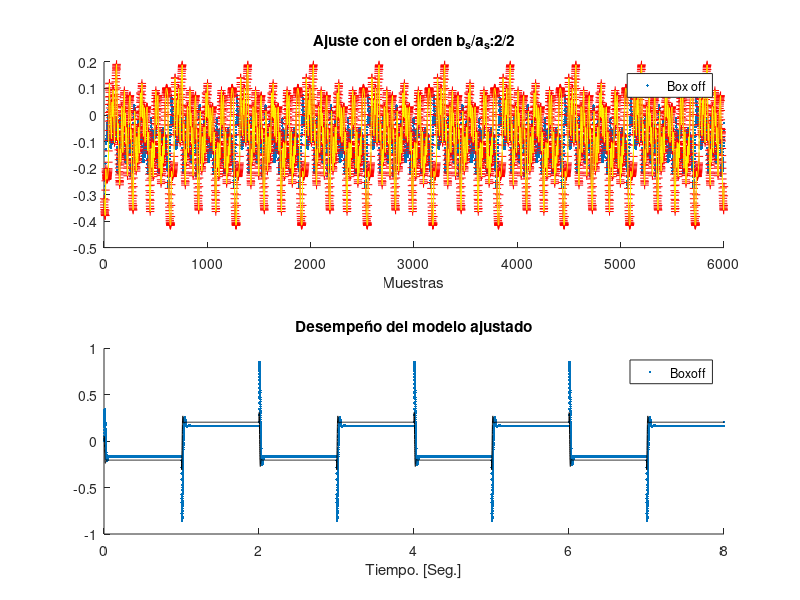
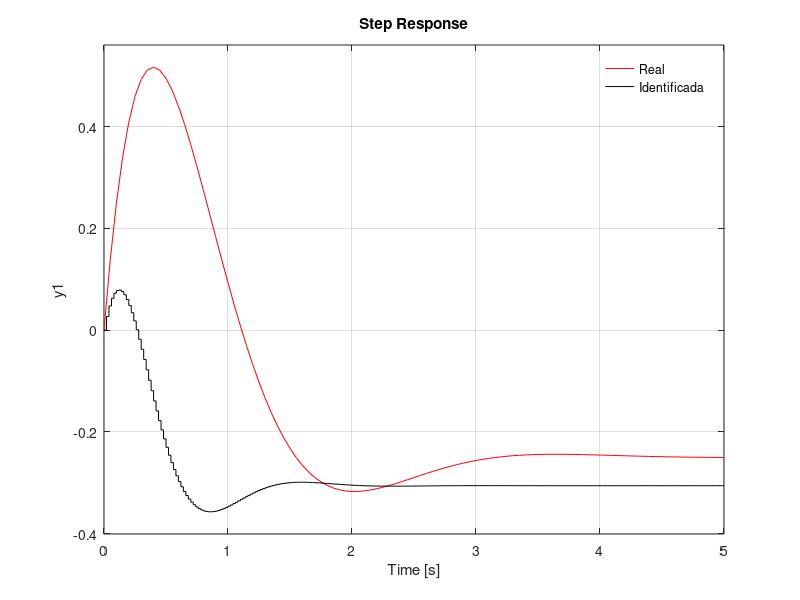
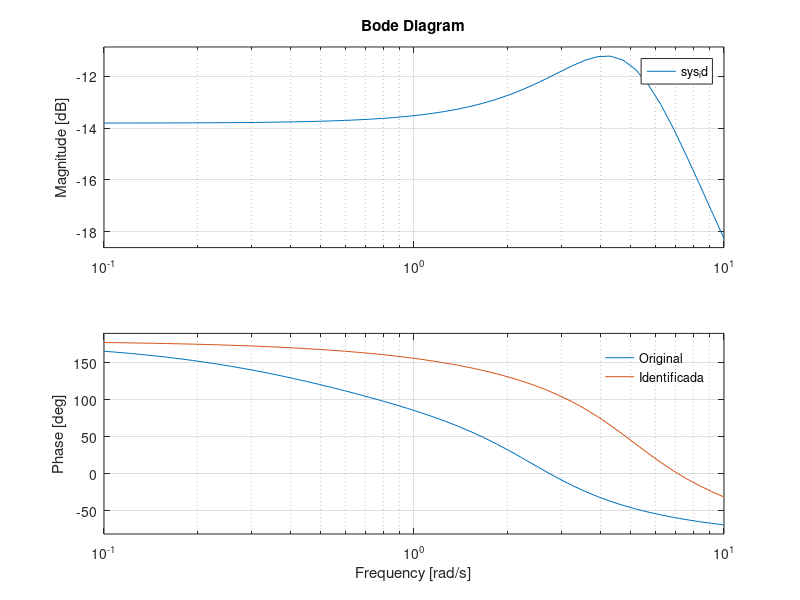

These figures' MATLAB source, in order:
% TP5: Dadas las siguientes funciones de transferencia dato, implementar un algoritmo que
% permita obtener sus parámetros estimados a partir de señales de entrada y salida.
% Se pide:
% Emplear como entrada una señal PRBS 7.
% Generar la respuesta al escalón de cada función de transferencia y su correspondiente
% versión identificada.
% Generar la respuesta en frecuencia Bode para cada caso
clc;close all;clear all;

% Parámetros
% orden_a=3; % Orden del denominador
% orden_b=3; % Orden del numerador + 1
% Med=6000;

% Funciones de transferencia
s = tf('s');
F = (2*s-1)/(s^2+3*s+6); ts=1/50; orden_a=2; orden_b=2; Med=6000;
% F = 16*(45*s+1)/((25*s+1)*(30*s+1)); ts=1/20; orden_a=2; orden_b=2; Med=6000;
% F = 1/(0.16*s+1); ts=1/40; orden_a=1; orden_b=1; Med=6000;
% F = (45*s+1)/((0.16*s+1)*(0.4*s^2+0.64*s+1)); ts=1/20; orden_a=3; orden_b=3; Med=6000;

% Entrada escalón
t=0:ts:20000*ts;

StepAmplitude=1.5;
ue = StepAmplitude * square(2*pi*.2*1.0*t);

% Generación de la señal PRBS 7
m=7;
x=ones(m,1);
N=length(ue);%Puntos de la PRBS para muestrear
el=5;
for k=1:el:N
 n_b=xor(x(7),x(6));
 y(k:k+el-1)=x(7);
 for h=m-1:-1:1
 x(h+1)=x(h);
 end
 x(1)=n_b; %Ingreso el nuevo valor
end
x=[];
x=(2*y(1:N)-1);
ue = y(1:N); % Entrada como PRBS

% Obtención de y(t)
[y_D,t_D]=lsim(F,ue,t);
ys=y_D';

%Cuanto es lo que tarda en iniciar el algoritmo
off_set=orden_a+1+50;
u=zeros(Med,1);
z=zeros(Med,1); % es como otra y, auxiliar
u=ue(1+off_set:length(u)+off_set)';ui=u;
z=ys(1+off_set:length(z)+off_set)';zi=z;
for jj=orden_a+1:Med
vec_a=fliplr([ u(jj-orden_b:jj-1); -z(jj-orden_a:jj-1)]');
H(jj-orden_a,:)=vec_a; % Ec 5-8
end
[aa bb ]=size(H);
Z=(z(orden_a+1:end));
in_1=H';
in_2=in_1*H;
in_3=inv(in_2);
in_4=in_3*in_1;
c=in_4*Z; % Ec 5-17, c es el tita que contiene a los a y b

% Evaluación 
abs(roots([1; c(1:orden_a)]))
zo=z;
z=zeros(Med,1);u=ui;
z=zi(1:orden_a);
u=ue(1+off_set:off_set+Med)';
for k=orden_a+1:length(u)
zt=-flip(z(k-orden_a:k-1));
ut=flip(u(k-orden_b:k-1));
z(k)=c'*[zt;ut]; %Ec 125
end
dend=[1; c(1:orden_a)]';numd=[c(orden_a+1:end)]';
sys_id=tf(numd,dend,ts,'Variable','z^-1');
ue=sign(sin(2*pi*.010*t));
[y_sal,t_sal]=lsim(sys_id,ue,t,[0,0]);
[y_D,t_D]=lsim(F,ue,t,[0,0]);
subplot(2,1,1);hold on;
plot(z,'.');
plot(zo,'+r');
plot(ys(1+off_set:off_set+Med),'y');legend('Estimada','Mediciones','Real');legend('Box off'),
title(['Ajuste con el orden b_s/a_s:' num2str(orden_b) '/' num2str(orden_a)]);
xlabel('Muestras')
subplot(2,1,2)
hold on
plot(t_D*ts,y_D,'.');
plot(t_sal*ts,y_sal,'k');legend('Real','Identificada'),legend('Boxoff')
title('Desempeño del modelo ajustado');xlabel('Tiempo. [Seg.]')
figure
step(StepAmplitude*F,'r',StepAmplitude*sys_id,'k'),hold on
legend('Real','Identificada');
legend('boxoff');
F %Sistema original
F_disc = c2d(F,ts);
sysc = d2c(sys_id,'tustin') %sistema identificado
figure
bode(F,logspace(-1,1));
hold on;
bode(sys_id,logspace(-1,1));
legend('Original','Identificada');legend('boxoff')
